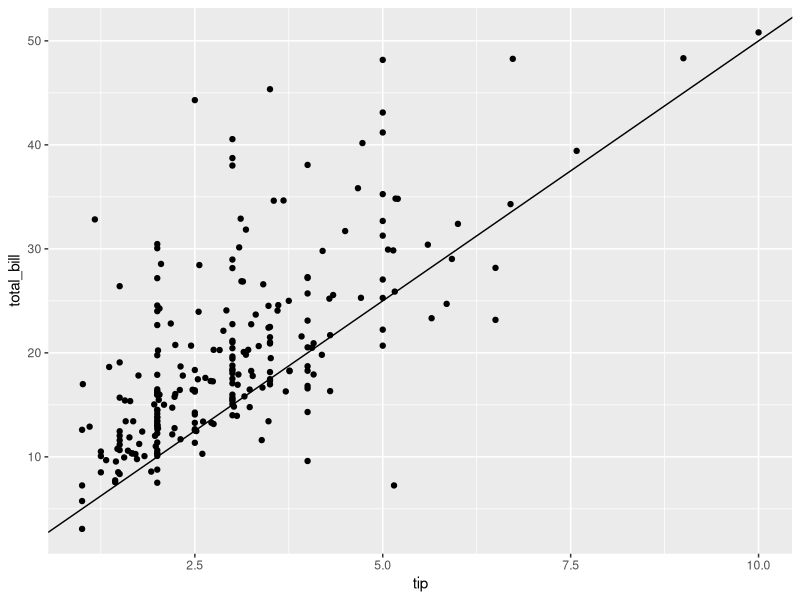
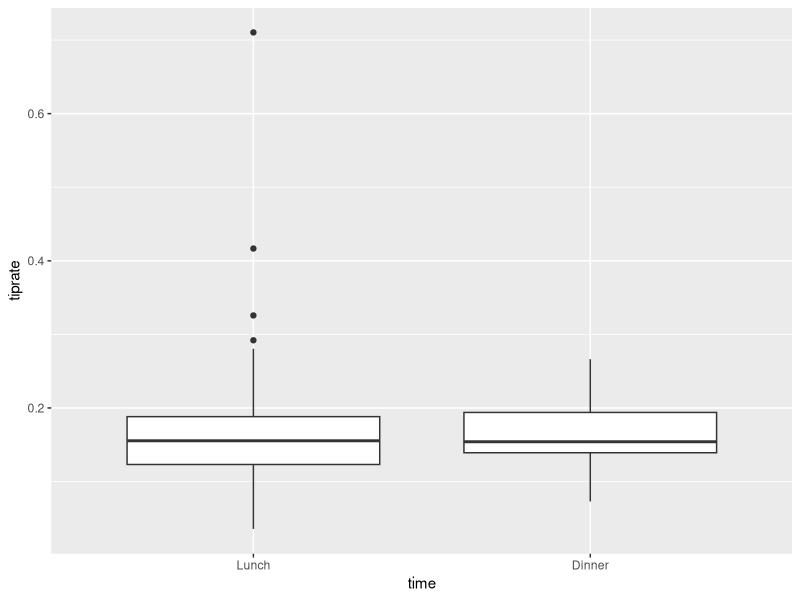
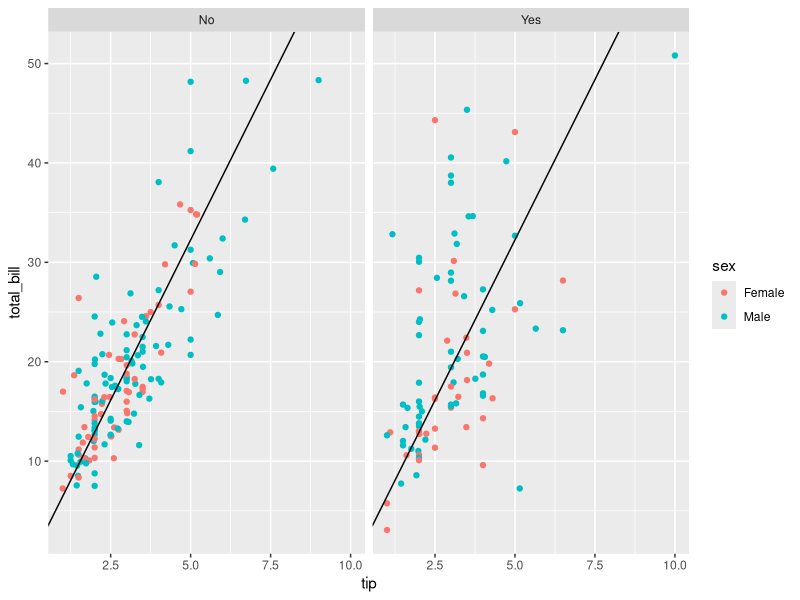
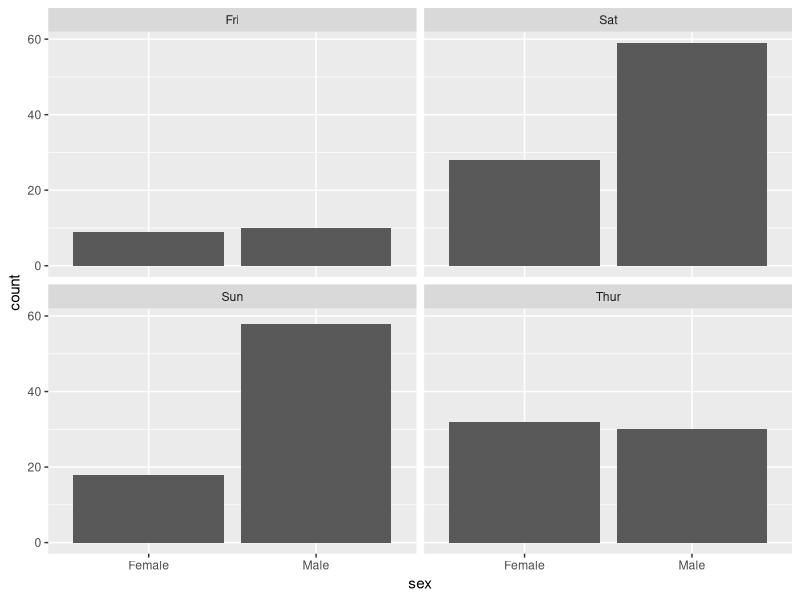

The R script that drew these images, in order:
## ---- chunk 1
knitr::opts_chunk$set(echo = TRUE)
## ---- chunk 2
library(dplyr)
library(ggplot2)

data(tips, package="reshape2")

numParty <- nrow(tips)
print(numParty)
## ---- chunk 3
str(tips)
## ---- chunk 4
day <- tips$day
levels(day) <- factor(c("Thur", "Fri", "Sat", "Sun"))

print(day)
## ---- chunk 5
female5 <- tips %>% 
  filter(sex == "Female",
         size >= 5)

print(female5)
## ---- chunk 6
tips %>% 
  ggplot(aes(x=tip, y=total_bill)) +
  geom_point() +
  geom_abline(intercept = 0, slope = 5)
## ---- chunk 7
tips <- tips %>% 
  mutate(tiprate = tip/total_bill)

summary(tips$tiprate)
## ---- chunk 8
levels(tips$time) <- factor(c("Lunch", "Dinner"))

tips %>% 
  ggplot(aes(x=time, y = tiprate)) +
  geom_boxplot()
## ---- chunk 9
tips %>% 
  ggplot(aes(x=tip, y=total_bill, colour = sex)) +
  geom_point() +
  facet_wrap(smoker~.) +
  geom_abline(intercept = 0, slope = 10/1.55)
## ---- chunk 10
tips %>% 
  ggplot(aes(x=sex)) +
  geom_bar() +
  facet_wrap(day~.)
